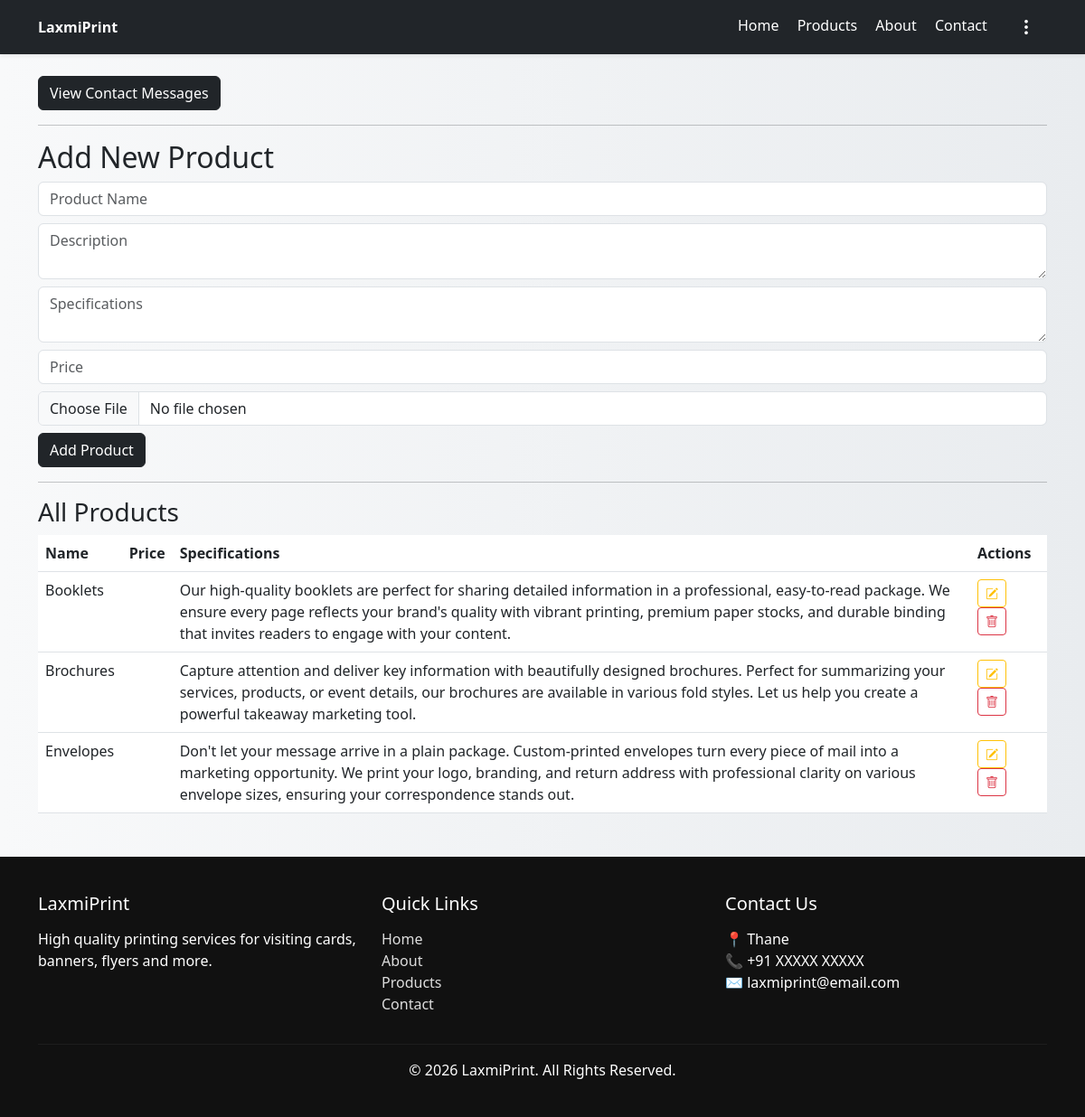
Page /admin (signed in) on the committed database.
### tables this page shows
CREATE TABLE products (
        id INTEGER PRIMARY KEY AUTOINCREMENT,
        name TEXT,
        description TEXT,
        image TEXT
    , specifications TEXT, price TEXT);

### app.py (the view, shortened to what this page needs)
@app.route("/admin", methods=["GET", "POST"])
def admin():
    if 'admin' not in session:
        return redirect('/login')
    conn = get_db_connection()
    products = conn.execute("SELECT * FROM products").fetchall()
    conn.close()
    return render_template("admin.html", products=products)

### app.py (called while the page is built)
def get_db_connection():
    DB_PATH = os.path.join(os.getcwd(), "database.db")
    conn = sqlite3.connect(DB_PATH)
    conn.row_factory = sqlite3.Row
    return conn

### templates/admin.html (shortened to what this page needs)
<!DOCTYPE html>
<html lang="en">
<head>
</head>
<body>
    {% extends "base.html" %}
    {% block content %}
    <a href="/admin/messages" class="btn btn-dark">
View Contact Messages
</a>
<hr>
    <h2>Add New Product</h2>
    <form method="POST" enctype="multipart/form-data">
        <input class="form-control mb-2" type="text" name="name" placeholder="Product Name" required>
    <textarea class="form-control mb-2" name="description" placeholder="Description" required></textarea>
    <textarea class="form-control mb-2" name="specifications" placeholder="Specifications"></textarea>
    <input class="form-control mb-2" type="text" name="price" placeholder="Price">
    <input type="file" name="image" class="form-control mb-2" required>
    <button class="btn btn-dark">Add Product</button>
    </form>
    <hr>
<h3>All Products</h3>
<table class="table">
    <tr>
        <th>Name</th>
        <th>Price</th>
        <th>Specifications</th>
        <th>Actions</th>
    </tr>
    {% for product in products %}
    <tr>
        <td>{{ product.name }}</td>
        <td>{{ product.price }}</td>
        <td>{{ product.specifications }}</td>
        <td>
            <a href="/edit/{{ product.id }}"
   class="btn btn-outline-warning btn-sm me-3"
   title="Edit Product">
<i class="bi bi-pencil-square"></i>
</a>
<a href="/delete/{{ product.id }}"
   class="btn btn-outline-danger btn-sm"
   title="Delete Product"
   onclick="return confirm('Are you sure?')">
<i class="bi bi-trash"></i>
</a>
        </td>
    </tr>
    {% endfor %}
</table>
  {% endblock %}

### static/css/style.css (style rules this page uses)
body { font-family: Arial; background: linear-gradient(to right, #f8f9fa, #e9ecef); }

### rows in the picture
products: name "Booklets", specifications "Our high-quality booklets are perfect for sharing detailed information in a professional, easy-to-read package. We ensure every page reflects your brand's quality with vibrant printing, premium paper stocks, and durable binding that invites readers to engage with your content."
products: name "Brochures", specifications "Capture attention and deliver key information with beautifully designed brochures. Perfect for summarizing your services, products, or event details, our brochures are available in various fold styles. Let us help you create a powerful takeaway marketing tool."
products: name "Envelopes", specifications "Don't let your message arrive in a plain package. Custom-printed envelopes turn every piece of mail into a marketing opportunity. We print your logo, branding, and return address with professional clarity on various envelope sizes, ensuring your correspondence stands out."
